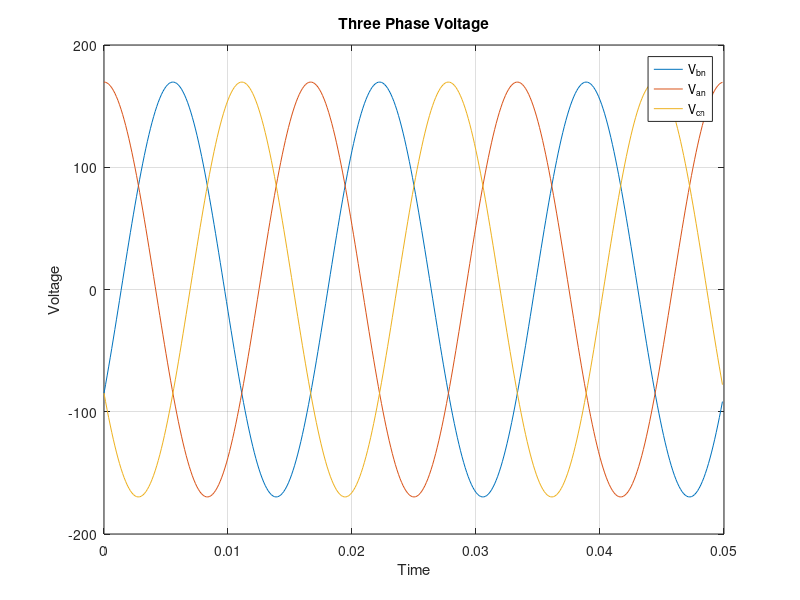

Source code (MATLAB):
  Fs = 8000;
   dt = 1/Fs;
   StopTime = 0.05;
   t = (0:dt:StopTime-dt)';
   N = size(t,1);
   Fc = 60;
   phi = [ -2*pi/3 0 2*pi/3 ];
   Vrms = 120;
   
   x = Vrms*sqrt(2)*cos(2*pi*Fc*t*ones(1,3) + ones(N,1)*phi);
   figure(5);
   plot(t,x);
   
   grid on
   title('Three Phase Voltage')
   xlabel('Time')
   ylabel('Voltage')
   legend('V_b_n','V_a_n','V_c_n')
   